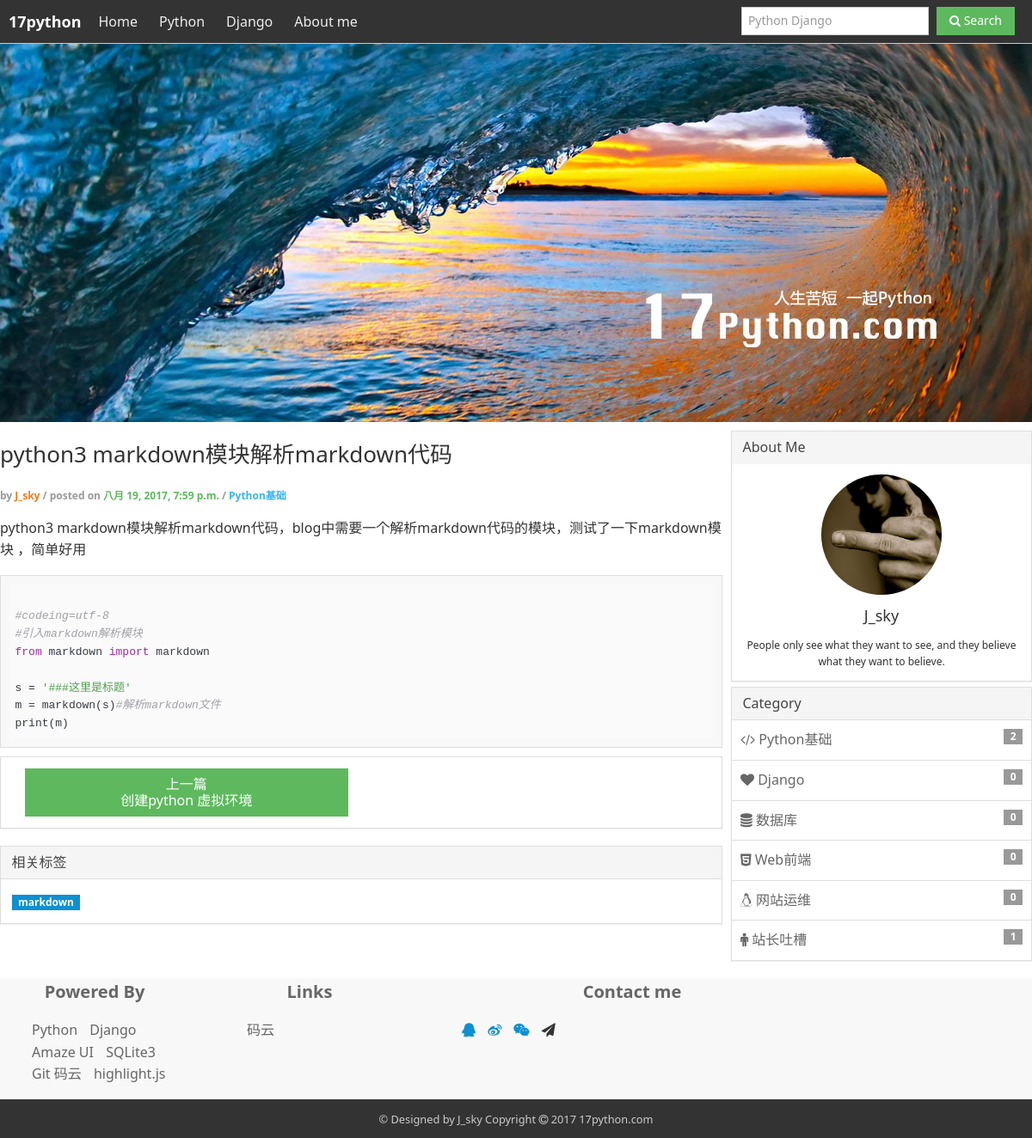
Page /blog/3 on the committed database.
### blog/models.py (models this page shows, shortened)
class Article(models.Model):
    article_title = models.CharField(max_length=50, verbose_name=u'日志标题', default='')
    article_synopsis = models.TextField(verbose_name=u'日志简介', default='')
    article_image = models.ImageField(upload_to="image/article/%Y/%m", default="image/article/default.png", max_length=100, verbose_name=u"文章配图")
    article_user = models.ForeignKey(UserProfile, verbose_name=u'文章作者', null=True, blank=True)
    article_category = models.ForeignKey(Category, verbose_name=u'所属分类', null=True, blank=True)
    article_tag = models.CharField(max_length=50, verbose_name=u'日志标签', default='')
    article_content = models.TextField(verbose_name=u'博客正文', default='')
    article_type = models.CharField(max_length=10, choices=(("0",u"草稿"),("1","软删除"),("2","正常")), default="0", verbose_name=u"文章类别")
    article_click = models.PositiveIntegerField(verbose_name=u'文章点击量', default=0)
    article_up = models.CharField(max_length=10, choices=(("1",u"置顶"),("0","取消置顶")), default="0", verbose_name=u"文章置顶")
    article_support= models.CharField(max_length=10, choices=(("1",u"推荐"),("0","取消推荐")), default="0", verbose_name=u"文章推荐")
    article_create_time= models.DateTimeField(verbose_name=u'创建时间',  auto_now_add=True)
    article_update_time= models.DateTimeField(verbose_name=u'更新时间',  auto_now=True)
    class Meta:
        verbose_name=u'文章表'
        verbose_name_plural = verbose_name
    def increase_article_click(self):
        self.article_click += 1
        self.save(update_fields=['article_click'])

class UserProfile(AbstractUser):
    user_nick_name = models.CharField(max_length=24, verbose_name=u'用户昵称', default="")
    user_gender = models.CharField(max_length=10, choices=(("1",u"男"),("0","女")), default="1", verbose_name=u"性别选择")
    user_birday = models.DateField(verbose_name=u"用户生日", null=True, blank=True)
    user_mobile = models.CharField(max_length=11, null=True, blank=True,verbose_name=u'电话号码')
    user_address = models.CharField(max_length=200, verbose_name=u"用户地址", default='')
    user_detail = models.CharField(max_length=200, verbose_name=u"个人简介", default='')
    user_image = models.ImageField(upload_to="image/user/%Y/%m", default="image/user/default.png", max_length=100, verbose_name=u"用户头像")
    class Meta:
        verbose_name=u'用户表'
        verbose_name_plural = verbose_name

class Category(models.Model):
    category_name = models.CharField(max_length=20, verbose_name=u'分类名称', default='')
    category_detail = models.CharField(max_length=100, verbose_name=u'分类介绍', default='')
    category_icon = models.CharField(max_length=100, verbose_name=u'分类图标', default='')
    category_sort_id = models.IntegerField(verbose_name=u'分类排序', default=1)
    class Meta:
        verbose_name = u'博客分类'
        verbose_name_plural = verbose_name
    def __str__(self):
        return self.category_name

class Siteinfo(models.Model):
    site_name = models.CharField(max_length=20, verbose_name=u'站点名称', default='')
    site_detail = models.CharField(max_length=100, verbose_name=u'站点介绍', default='')
    site_user = models.ForeignKey(UserProfile, verbose_name=u'管理员', null=True, blank=True)
    site_footer = models.TextField(verbose_name=u'站点底部代码', default='')
    site_logo = models.ImageField(upload_to="image/site/", default="image/site/default.png", max_length=100, verbose_name=u"站点logo")
    site_topimage = models.ImageField(upload_to="image/site/", default="image/site/topbg.jpg", max_length=100, verbose_name=u"顶部大图")
    class Meta:
        verbose_name = u'网站信息'
        verbose_name_plural = verbose_name

### blog/views.py (the view)
# urls.py: 2. Add a URL to urlpatterns:  url(r'^blog/', include('blog.urls'))
def blog(request, id):
    article = Article.objects.get(pk=id)#日志数据
    article.increase_article_click()#增加文章访问量
    try:
        pa = Article.objects.get(pk=int(id)-1)#前一篇日志
        if pa.article_type != '2':
            pa = None
    except Exception as e:
        pa = None
    try:
        na = Article.objects.get(pk=int(id)+1)#下篇日志
        if na.article_type != '2':
            na = None
    except Exception as e:
        na = None
    userinfo = UserProfile.objects.get(pk=1)#站长资料
    categorys = Category.objects.all()#获取所有分类
    siteinfo = Siteinfo.objects.get(pk=1)#获取站点信息
    tags = article.article_tag.split()#获得日志的tag
    if article.article_type != '2':
        return render(request, '404.html')
    else:
        return render(request, 'blog/blog.html', {
                                    'article':article,
                                    'pa':pa,
                                    'na':na,
                                    'tags':tags,
                                    'userinfo':userinfo,
                                    'categorys':categorys,
                                    'siteinfo':siteinfo,})

### blog/templatetags/mytags.py (called while the page is built)
@register.filter
def toMarkdown(str):
    return markdown(str)

@register.filter
def cat_count(cat_id):
    return Article.objects.filter(article_category=cat_id).count()

### templates/blog/blog.html (shortened to what this page needs)
{% extends 'base.html' %}
{% load staticfiles %}
{% load mytags %}
{% block nav %}
      <li class="{% if page_url == '/' %}am-active{% endif %}"><a href="{% url '' %}">Home</a></li>
      <li class="{% if page_url == '/?c=1' %}am-active{% endif %}"><a href="{% url '' %}?c=1">Python</a></li>
      <li class="{% if page_url == '/?c=2' %}am-active{% endif %}"><a href="{% url '' %}?c=2">Django</a></li>
      <li class="{% if page_url == '/?c=6' %}am-active{% endif %}"><a href="{% url '' %}?c=6">About me</a></li>
{% endblock nav %}
{% block article %}
<article class="article-main">
      <h3 class="am-article-title blog-title">
        <a href="#">{{ article.article_title }}</a>
      </h3>
      <h4 class="am-article-meta blog-meta">by <a href="" class="am-text-warning">{{ article.article_user.user_nick_name }}</a>
         / posted on<span class="am-text-success"> {{ article.article_create_time }} </span>
       / <a href="{% url '' %}?c={{ article.article_category.id}}" class="am-text-secondary">{{ article.article_category }}</a>
      </h4>
      <div class="blog-content">
       {% autoescape off %}
        {{ article.article_content|toMarkdown }}
       {% endautoescape %}
      </div>
      <div class="am-panel am-panel-default blog-pn">
        <div class="am-panel-bd">
          <div class="am-u-sm-6">
            {% if pa %}
            <a type="button" class="am-btn am-btn-default am-btn-success am-center am-text-truncate" href="/blog/{{ pa.id }}">上一篇
                <br>{{ pa.article_title  }}
              </a>
            {% endif %}
          </div>
        </div>
      </div>
      {% if tags %}
      <div class="am-panel am-panel-default blog-tag">
        <div class="am-panel-hd">相关标签</div>
        <div class="am-panel-bd">
         {% for tag in tags  %}
          <a href="{% url '' %}?t={{ tag }}" class="am-badge am-badge-primary">{{ tag }}</a>
        {% endfor %}
        </div>
      </div>
      {% endif %}
</article>
<link rel="stylesheet" href="/static/highlight/styles/atom-one-light.css">
{% endblock %}
{% block me %}
      <section class="am-panel am-panel-default">
        <div class="am-panel-hd">About Me</div>
        <div class="am-panel-bd">
          <div class="avatar">
            <img class="am-circle am-center" src="{% url 'media' userinfo.user_image %}" width="140" height="140"/>
          </div>
          <div class="am-text-center am-text-lg nick-name">{{ userinfo.user_nick_name }}</div>
          <div class="am-text-center am-text-xs ">{{ userinfo.user_detail }}</div>
        </div>
      </section>
{% endblock %}
{% block category %}
<section class="am-panel am-panel-default blog-cat">
        <div class="am-panel-hd">Category</div>
        <ul class="am-list am-list-border">
          {% for c in categorys %}
          <li>
            <a class="am-link-muted" href="{% url '' %}?c={{ c.id}}">
            <i class="{{ c.category_icon }}"></i>
            {{ c.category_name }}
          <span class="am-badge am-align-right">{{ c.id|cat_count  }}</span>
          </a>
          </li>
          {% endfor %}
        </ul>
      </section>
{% endblock %}
{% block footer %}
  {% autoescape off %}
    {{ siteinfo.site_footer }}
  {% endautoescape %}
{% endblock %}

### static/app1.css (style rules this page uses)
.blog-content { width: 840px; padding: 0px; margin-right: 10px; }
.blog-title { margin: 10px 0 20px 0; }
.blog-title a { font-size: 26px; }
.blog-tag { width: 840px; }
.nick-name { padding: 10px 0px; }
.blog-cat { border: none; }
.blog-cat .am-panel-hd { border: 1px solid #ddd; border-bottom: none; }
.blog-pn { width: 840px; height: auto; overflow: hidden; }
.blog-pn .am-panel-bd { height: auto; overflow: hidden; }

### static/highlight/styles/atom-one-light.css (style rules this page uses)
.hljs { display: block; overflow-x: auto; padding: 0.5em; color: #383a42; background: #fafafa; }

### rows in the picture
Article: article_title "python3 markdown模块解析markdown代码", article_user.user_nick_name "J_sky", article_create_time "八月 19, 2017, 7:59 p.m.", article_category "Python基础", article_content|toMarkdown "python3 markdown模块解析markdown代码，blog中需要一个解析markdown代码的模块，测试了一下markdown模块 ，简单好用", tags "markdown"
Article: article_title "创建python 虚拟环境"
UserProfile: user_image (picture), user_nick_name "J_sky", user_detail "People only see what they want to see, and they believe what they want to believe."
Category: category_name "Python基础", id|cat_count "2"
Category: category_name "Django", id|cat_count "0"
Category: category_name "数据库", id|cat_count "0"
Category: category_name "Web前端", id|cat_count "0"
Category: category_name "网站运维", id|cat_count "0"
Category: category_name "站长吐槽", id|cat_count "1"
Siteinfo: site_footer "© Designed by J_sky Copyright 2017 17python.com"
